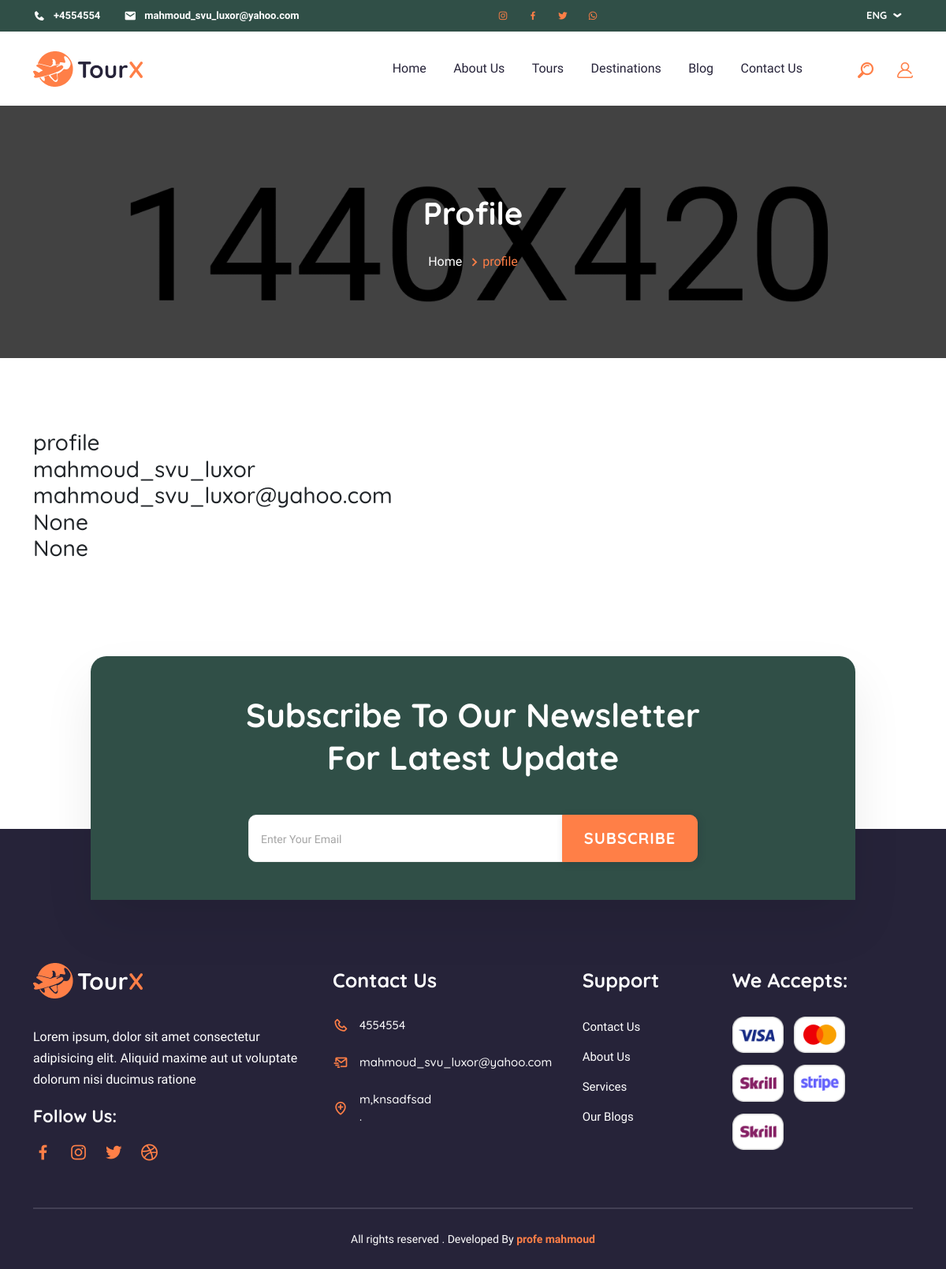
Screenshot of /accounts/profile (signed in) with the database file from the repository.
### contact/models.py (models this page shows, shortened)
class Info(models.Model):
    place = models.CharField(max_length=50)
    phone_number  = models.CharField(max_length=20)
    email = models.EmailField(max_length=254)
    instagram= models.URLField(max_length=254)
    facebook= models.URLField(max_length=254)
    twitter= models.URLField(max_length=254)
    WhatsApp= models.URLField(max_length=254)

### accounts/models.py (models this page shows, shortened)
class Profile(models.Model):
    user = models.OneToOneField(User , on_delete=models.CASCADE)
    phone_number = models.CharField(max_length=15,null=True , blank=True)
    addres = models.CharField(max_length=50 , blank=True, null=True)
    nationality=models.CharField(max_length=50 , blank=True, null=True)

### accounts/views.py (the view)
# urls.py: path('profile',views.profile , name='profile'),
def profile(request):
    Infoo = Info.objects.all()[:1]
    profile = Profile.objects.get(user=request.user)
    return render(request,'profile/profile.html',{
        'profile' : profile ,
        'Infoo' : Infoo ,
          })

### accounts/templates/profile/profile.html
{% extends "base.html" %}
{% load static %}
{% block body %}
{% load bootstrap4 %}
<div class="breadcrumb-area">
    <div class="container">
        <div class="row">
            <div class="col-lg-12 col-md-12 col-sm-12">
                <div class="breadcrumb-wrap">
                    <h2>profile</h2>
                    <ul class="breadcrumb-links">
                        <li>
                            <a href="{% url 'Post:index'%}">Home</a>
                            <i class="bx bx-chevron-right"></i>
                        </li>
                        <li>profile</li>
                    </ul>
                </div>
            </div>
        </div>
    </div>
</div>
<div class="contact-wrapper pt-90">
    <div class="contact-cards">
        <div class="container">
            <div class="row">
              <h3>profile</h3>
<h3>{{profile.user}}</h3>
<h3>{{profile.user.email}}</h3>
<h3>{{profile.phone_number}}</h3>
<h3>{{profile.nationality}}</h3>
 </div>
 </div>
<div class="newsletter-area pt-120">
    <div class="container">
        <div class="row">
            <div class="col-lg-12 col-md-12">
                <div class="newsletter-wrapper">
                    <h2>Subscribe To Our Newsletter
                        For Latest Update</h2>
                    <form>
                        <div class="input-group newsletter-input">
                            <input type="text" class="form-control" placeholder="Enter Your Email"
                                aria-label="Recipient's username" aria-describedby="button-addon2">
                            <button class="btn btn-outline-secondary" type="button" id="button-addon2">Subscribe</button>
                        </div>
                    </form>
                </div>
            </div>
        </div>
    </div>
</div>
</div>
</div>
{% endblock body%}

### templates/base.html (shortened to what this page needs)
{% load static %}
<!doctype html>
<html lang="en">
<head>
    <link rel="stylesheet" href=" {% static  'assets/css/animate.css'%}">
    <link rel="stylesheet" href="  {% static  'assets/css/magnific-popup.css'%}">
    <link rel="stylesheet" href="  {% static  'assets/css/bootstrap.min.css'%}">
    <link rel="stylesheet" href=" {% static  'assets/css/boxicons.min.css'%}">
    <link rel="stylesheet" href="{% static  'assets/font/flaticon.css'%}">
    <link rel="stylesheet" href="{% static  'assets/css/owl.carousel.min.css'%}">
    <link rel="stylesheet" href="{% static  'assets/css/style.css'%}">
    <link rel="stylesheet" href="{% static  'assets/css/responsive.css'%}">
</head>
<body>
         <div class="topbar-area">
             <div class="container">
                 <div class="row">
                      {% for Info in Infoo %}
                     <div class="col-lg-5 col-md-5 tob-contact-row">
                         <div class="topbar-contact">
                             <ul>
                                 <li><i class='bx bxs-phone'></i><a href="{{Info.phone_number}}">+{{Info.phone_number}}</a></li>
                                 <li><i class='bx bxs-envelope'></i><a href=" {{Info.email}}">  {{Info.email}}</a></li>
                             </ul>
                         </div>
                     </div>
                     <div class="col-lg-4 col-md-6 col-sm-6 col-xs-6 col-6">
                         <div class="topbar-social">
                             <ul>
                                 <li>
                                     <a href="{{Info.instagram}}"><i class='bx bxl-instagram'></i></a>
                                 </li>
                                 <li>
                                     <a href="{{Info.facebook}}"><i class='bx bxl-facebook'></i></a>
                                 </li>
                                 <li>
                                     <a href="{{Info.twitter}}"><i class='bx bxl-twitter'></i></a>
                                 </li>
                                 <li>
                                     <a href="{{Info.WhatsApp}}"><i class='bx bxl-whatsapp'></i></a>
                                 </li>
                             </ul>
                         </div>
                     </div>
                     {% endfor %}
                     <div class="col-lg-3 col-md-6 col-sm-6 col-xs-6 col-6">
                           <div class="custom-select languege-select">
                                <select>
                                  <option value="0">ENG</option>
                                </select>
                            </div>
                     </div>
                 </div>
             </div>
         </div>
    <header>
        <div class="header-area">
            <div class="container">
                <div class="row">
                    <div class="col-lg-2 col-md-12 col-sm-12 col-xs-12">
                       <div class="navbar-wrap">
                        <div class="logo d-flex justify-content-between">
                            <a href="{% url 'Post:index'%}" class="navbar-brand"> <img src="    {% static  'assets/images/logo.png'%}" alt=""></a>
                        </div>
                       </div>
                    </div>
                    <div class="col-lg-10 col-md-10 col-sm-10 col-xs-10">
                        <nav class="main-nav">
                            <ul>
                              <li><a href="{% url 'Post:index'%}">Home </a></li>
                                <li><a href="{% url 'about:aboutList'%}">About us </a></li>
                                <li><a href="{% url 'Tours:Tourslist'%}">Tours </a></li>
                                <li><a href="#">Destinations </a></li>
                                <li><a href="{% url 'Post:all_posts' %}" class="sub-item">Blog </a></li>
                                <li><a href="{% url 'contact' %}">Contact Us </a></li>
                            </ul>
                            <div class="navbar-icons-2">
                                <div class="searchbar-open">
                                    <i class="flaticon-magnifier"></i>
                                </div>
                                <div class="user-dropdown-icon">
                                    <i class="flaticon-user"></i>
                                </div>
                            </div>
                        </nav>
                    </div>
                </div>
            </div>
        </div>
    </header>
        {% block body %}
        {% endblock body%}
            <div class="footer-area">
                <div class="container">
                    <div class="row">
                        <div class="col-lg-4 col-md-12">
                            <div class="footer-info">
                                <div class="footer-logo">
                                    <img src=" {% static  'assets/images/logo-2.png'%}" alt="" class="img-fluid">
                                </div>
                                <p>Lorem ipsum, dolor sit amet consectetur adipisicing elit. Aliquid maxime aut ut voluptate
                                    dolorum nisi ducimus ratione</p>
                                <div class="footer-social-icons">
                                      {% for Info in Infoo %}
                                    <h5>Follow Us:</h5>
                                    <ul>
                                        <li><a href="{{Info.facebook}}"><i class='bx bxl-facebook'></i></a></li>
                                        <li><a href="{{Info.instagram}}"><i class='bx bxl-instagram'></i></a></li>
                                        <li><a href="{{Info.twitter}"><i class='bx bxl-twitter'></i></a></li>
                                        <li><a href="{{Info.WhatsApp}}"><i class='bx bxl-dribbble'></i></a></li>
                                    </ul>
                                </div>
                            </div>
                        </div>
                        <div class="col-lg-8 col-md-12">
                            <div class="row">
                                <div class="col-lg-5 col-md-5 col-sm-7">
                                    <div class="footer-links">
                                        <h5 class="widget-title">Contact us</h5>
                                        <div class="contact-box">
                                            <span><i class="bx bx-phone"></i></span>
                                            <div>
                                                <a href="{{Info.phone_number}}">{{Info.phone_number}}</a>
                                            </div>
                                        </div>
                                        <div class="contact-box">
                                            <span><i class="bx bx-mail-send"></i></span>
                                            <div>
                                                <a href="{{Info.email}}">{{Info.email}}</a>
                                            </div>
                                        </div>
                                        <div class="contact-box">
                                            <span><i class="bx bx-location-plus"></i></span>
                                            <div>
                                                <a href="#"> {{Info.place}} <br>
                                                  .</a>
                                            </div>
                                        </div>
                                    </div>
                                </div>
                               {% endfor %}
                                <div class="col-lg-3 col-md-3 col-sm-5">
                                    <div class="footer-links">
                                        <h5 class="widget-title">support</h5>
                                        <div class="category-list">
                                           <ul>
                                               <li><a href="{% url 'contact' %}">Contact us</a></li>
                                               <li><a href="{% url 'about:aboutList'%}">About us</a></li>
                                               <li><a href="{% url 'about:aboutList'%}">Services</a></li>
                                               <li><a href="{% url 'Post:all_posts' %}">our Blogs</a></li>
                                           </ul>
                                        </div>
                                    </div>
                                </div>
                                <div class="col-lg-4 col-md-4">
                                    <div class="footer-links payment-links">
                                        <h5 class="widget-title">We Accepts:</h5>
                                        <div class="payment-cards">
                                            <img src=" {% static  'assets/images/payment/payment-card-2.png'%}" alt="" class="img-fluid">
                                            <img src="{% static  'assets/images/payment/payment-card-1.png'%}" alt="" class="img-fluid">
                                            <img src="{% static  'assets/images/payment/payment-card-3.png'%}" alt="" class="img-fluid">
                                            <img src="{% static  'assets/images/payment/payment-card-4.png'%}" alt="" class="img-fluid">
                                            <img src="{% static  'assets/images/payment/payment-card-3.png'%}" alt="" class="img-fluid">
                                        </div>
                                    </div>
                                </div>
                            </div>
                        </div>
                    </div>
                    <div class="row">
                       <div class="col-lg-12">
                        <div class="copyrigth-area">
                          <p>All rights reserved . Developed By <a href="#"> profe mahmoud</a></p>
                        </div>
                       </div>
                    </div>
                </div>
            </div>
    </body>
    </html>

### static/assets/css/responsive.css (style rules this page uses)
@media only screen and (min-width: 992px) and (max-width: 1200px) { .topbar-area .topbar-contact ul li { margin-right: 30px; } }

### rows the page displays
Info: phone_number "4554554", email "mahmoud_svu_luxor@yahoo.com", place "m,knsadfsad"
Profile: user "mahmoud_svu_luxor", user.email "mahmoud_svu_luxor@yahoo.com", phone_number "None", nationality "None"
